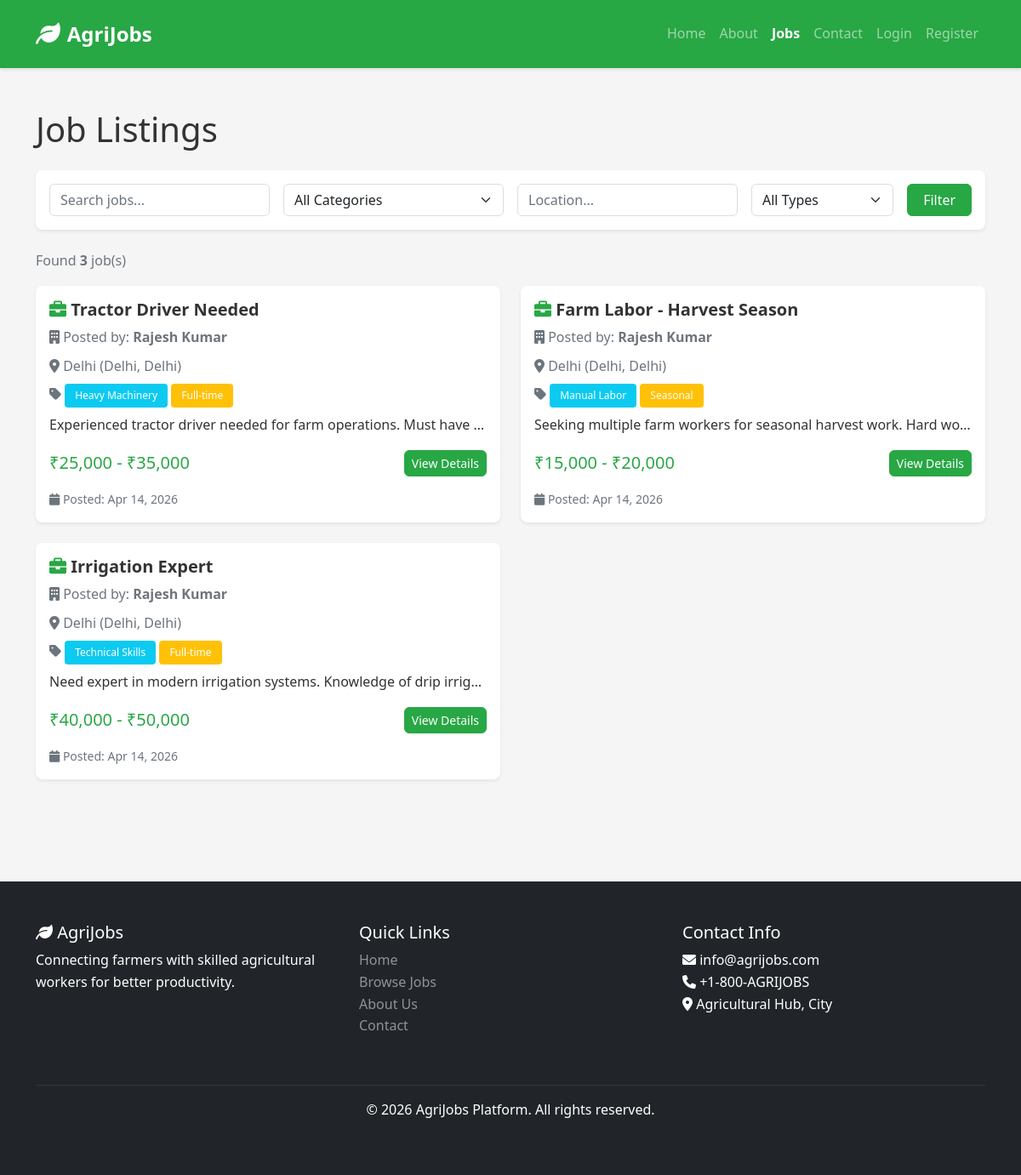
/jobs.php, run on the app's committed database.
### tables this page shows
CREATE TABLE IF NOT EXISTS jobs (
    id INT PRIMARY KEY AUTO_INCREMENT,
    farmer_id INT NOT NULL,
    job_title VARCHAR(100) NOT NULL,
    category VARCHAR(50) NOT NULL,
    description TEXT NOT NULL,
    location VARCHAR(100) NOT NULL,
    city VARCHAR(50),
    state VARCHAR(50),
    salary_min DECIMAL(10, 2),
    salary_max DECIMAL(10, 2),
    job_type ENUM('full-time', 'part-time', 'seasonal', 'contract') DEFAULT 'full-time',
    experience_required VARCHAR(50),
    contact_name VARCHAR(100),
    contact_phone VARCHAR(20),
    contact_email VARCHAR(100),
    image VARCHAR(255),
    posted_at TIMESTAMP DEFAULT CURRENT_TIMESTAMP,
    deadline DATE,
    is_active BOOLEAN DEFAULT TRUE,
    FOREIGN KEY (farmer_id) REFERENCES users(id) ON DELETE CASCADE
);

CREATE TABLE IF NOT EXISTS users (
    id INT PRIMARY KEY AUTO_INCREMENT,
    full_name VARCHAR(100) NOT NULL,
    email VARCHAR(100) UNIQUE NOT NULL,
    password VARCHAR(255) NOT NULL,
    role ENUM('farmer', 'worker', 'admin') NOT NULL,
    phone VARCHAR(20),
    address TEXT,
    city VARCHAR(50),
    state VARCHAR(50),
    pincode VARCHAR(10),
    bio TEXT,
    profile_pic VARCHAR(255),
    created_at TIMESTAMP DEFAULT CURRENT_TIMESTAMP,
    updated_at TIMESTAMP DEFAULT CURRENT_TIMESTAMP ON UPDATE CURRENT_TIMESTAMP,
    is_active BOOLEAN DEFAULT TRUE
);

### jobs.php (the view, shortened to what this page needs)
<?php
include 'includes/db_connection.php';
$search = isset($_GET['search']) ? trim($_GET['search']) : '';
$location = isset($_GET['location']) ? trim($_GET['location']) : '';
$query = "SELECT j.*, u.full_name, u.phone FROM jobs j
         JOIN users u ON j.farmer_id = u.id
         WHERE j.is_active = TRUE";
$query .= " ORDER BY j.posted_at DESC";
$stmt = $conn->prepare($query);
$stmt->execute();
$result = $stmt->get_result();
$total_jobs = $result->num_rows;
?>
<?php include 'includes/header.php'; ?>
    <div class="container py-5">
        <h1 class="mb-4">Job Listings</h1>
        <div class="card mb-4 border-0 shadow-sm">
            <div class="card-body">
                <form method="GET" class="row g-3">
                    <div class="col-md-3">
                        <input type="text" class="form-control" name="search" placeholder="Search jobs..."
                               value="<?php echo htmlspecialchars($search); ?>">
                    </div>
                    <div class="col-md-3">
                        <select class="form-select" name="category">
                            <option value="">All Categories</option>
                        </select>
                    </div>
                    <div class="col-md-3">
                        <input type="text" class="form-control" name="location" placeholder="Location..."
                               value="<?php echo htmlspecialchars($location); ?>">
                    </div>
                    <div class="col-md-2">
                        <select class="form-select" name="job_type">
                            <option value="">All Types</option>
                        </select>
                    </div>
                    <div class="col-md-1">
                        <button type="submit" class="btn btn-success w-100">Filter</button>
                    </div>
                </form>
            </div>
        </div>
        <p class="text-muted">Found <strong><?php echo $total_jobs; ?></strong> job(s)</p>
        <div class="row">
            <?php
            if ($result->num_rows > 0) {
                while ($job = $result->fetch_assoc()) {
            ?>
            <div class="col-md-6 mb-4">
                <div class="card border-0 shadow-sm h-100">
                    <div class="card-body">
                        <h5 class="card-title">
                            <i class="fas fa-briefcase text-success"></i>
                            <?php echo htmlspecialchars($job['job_title']); ?>
                        </h5>
                        <p class="text-muted mb-2">
                            <i class="fas fa-building"></i>
                            Posted by: <strong><?php echo htmlspecialchars($job['full_name']); ?></strong>
                        </p>
                        <p class="text-muted mb-2">
                            <i class="fas fa-map-marker-alt"></i>
                            <?php echo htmlspecialchars($job['location']); ?>
                            (<?php echo htmlspecialchars($job['city']); ?>, <?php echo htmlspecialchars($job['state']); ?>)
                        </p>
                        <p class="text-muted mb-2">
                            <i class="fas fa-tag"></i>
                            <span class="badge bg-info"><?php echo htmlspecialchars($job['category']); ?></span>
                            <span class="badge bg-warning"><?php echo ucfirst(htmlspecialchars($job['job_type'])); ?></span>
                        </p>
                        <p class="card-text text-truncate">
                            <?php echo htmlspecialchars(substr($job['description'], 0, 150)) . '...'; ?>
                        </p>
                        <div class="d-flex justify-content-between align-items-center mt-3">
                            <span class="h5 text-success mb-0">
                                ₹<?php echo number_format($job['salary_min']); ?> - ₹<?php echo number_format($job['salary_max']); ?>
                            </span>
                            <a href="job_detail.php?id=<?php echo $job['id']; ?>" class="btn btn-sm btn-success">
                                View Details
                            </a>
                        </div>
                        <small class="text-muted d-block mt-3">
                            <i class="fas fa-calendar"></i>
                            Posted: <?php echo date('M d, Y', strtotime($job['posted_at'])); ?>
                        </small>
                    </div>
                </div>
            </div>
            <?php
                }
            } else {
                echo '<div class="col-12"><p class="text-center text-muted">No jobs found. Try different filters.</p></div>';
            }
            ?>
        </div>
    </div>
<?php include 'includes/footer.php'; ?>

### css/style.css (style rules this page uses)
:root { --primary-color: #28a745; --secondary-color: #6c757d; --dark-color: #343a40; --light-color: #f8f9fa; }
* { margin: 0; padding: 0; box-sizing: border-box; }
body { font-family: 'Segoe UI', Tahoma, Geneva, Verdana, sans-serif; line-height: 1.6; color: #333; background-color: #f5f5f5; }
.card { transition: all 0.3s ease; border-radius: 8px; }
.card-title { color: #333; font-weight: 600; }
.badge { padding: 0.5rem 0.75rem; font-weight: 500; }
.btn { border-radius: 6px; font-weight: 500; transition: all 0.3s ease; text-decoration: none; }
.btn-success { background-color: #28a745; border-color: #28a745; }
.form-control, .form-select { border-radius: 6px; border: 1px solid #ddd; transition: border-color 0.3s ease; }
.card { animation: fadeIn 0.3s ease; }
.text-success { color: #28a745 !important; }
.shadow-sm { box-shadow: 0 0.125rem 0.25rem rgba(0, 0, 0, 0.075) !important; }
a { color: #28a745; text-decoration: none; transition: color 0.3s ease; }

### data on the page
jobs: job_title "Tractor Driver Needed", farmer.full_name "Rajesh Kumar", location "Delhi", city "Delhi", state "Delhi", category "Heavy Machinery", job_type "Full-time", description "Experienced tractor driver needed for farm operations. Must have…", salary_min "25,000", salary_max "35,000", posted_at "Apr 14, 2026"
jobs: job_title "Farm Labor - Harvest Season", farmer.full_name "Rajesh Kumar", location "Delhi", city "Delhi", state "Delhi", category "Manual Labor", job_type "Seasonal", description "Seeking multiple farm workers for seasonal harvest work. Hard wo…", salary_min "15,000", salary_max "20,000", posted_at "Apr 14, 2026"
jobs: job_title "Irrigation Expert", farmer.full_name "Rajesh Kumar", location "Delhi", city "Delhi", state "Delhi", category "Technical Skills", job_type "Full-time", description "Need expert in modern irrigation systems. Knowledge of drip irrig…", salary_min "40,000", salary_max "50,000", posted_at "Apr 14, 2026"

### other printed values
$total_jobs "3"
